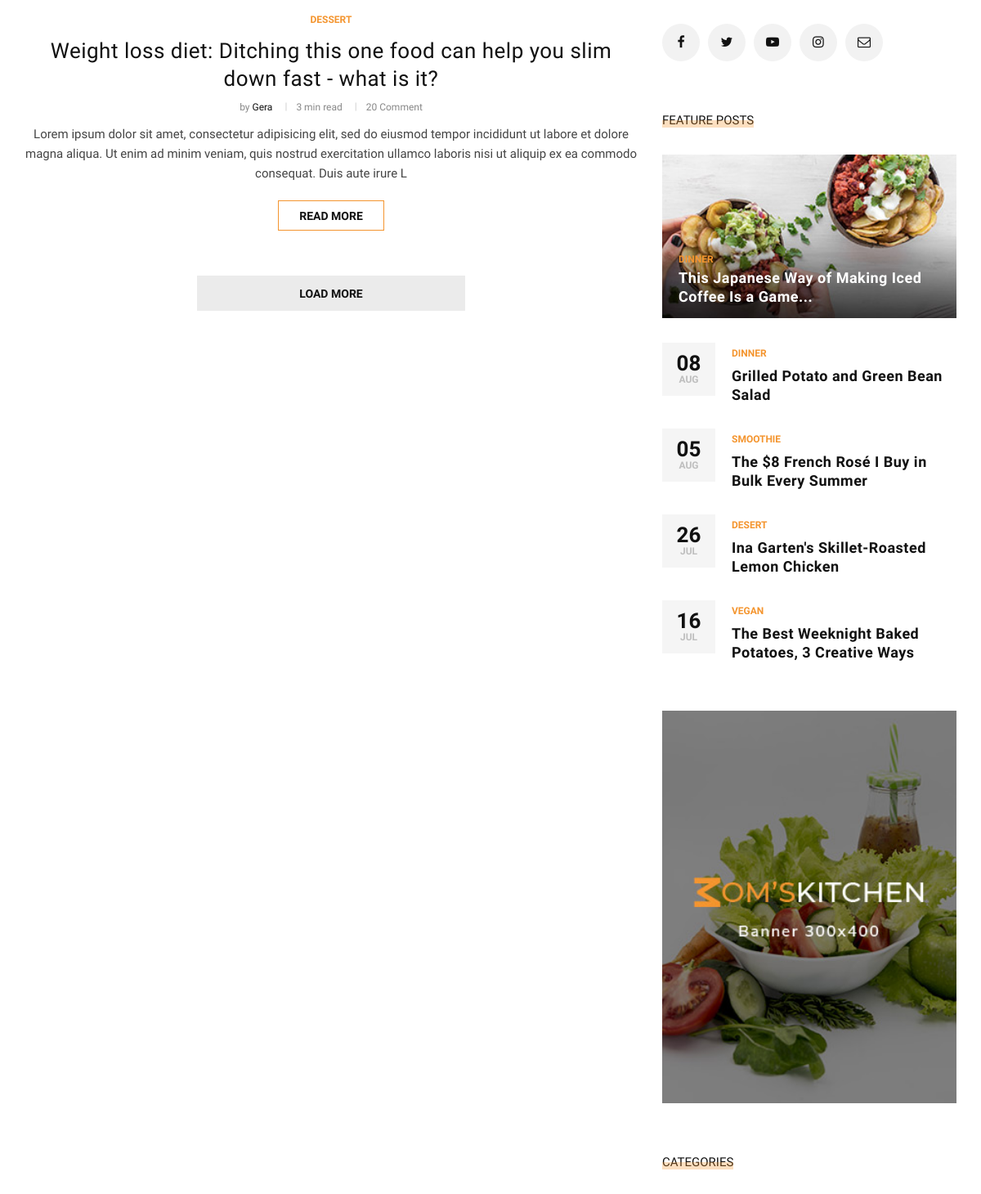
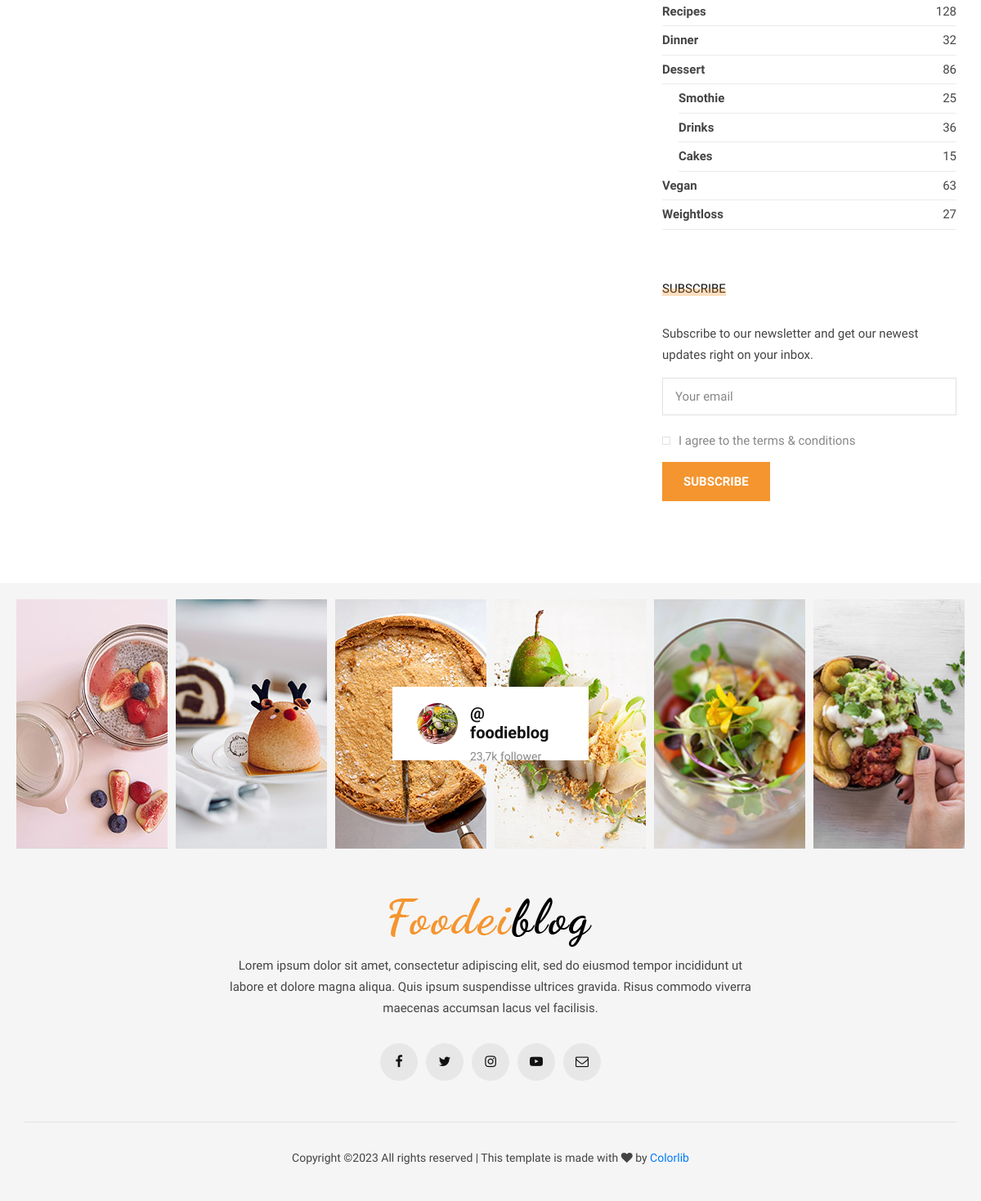
The app's page / (lower part), older data (2 pictures, top to bottom).
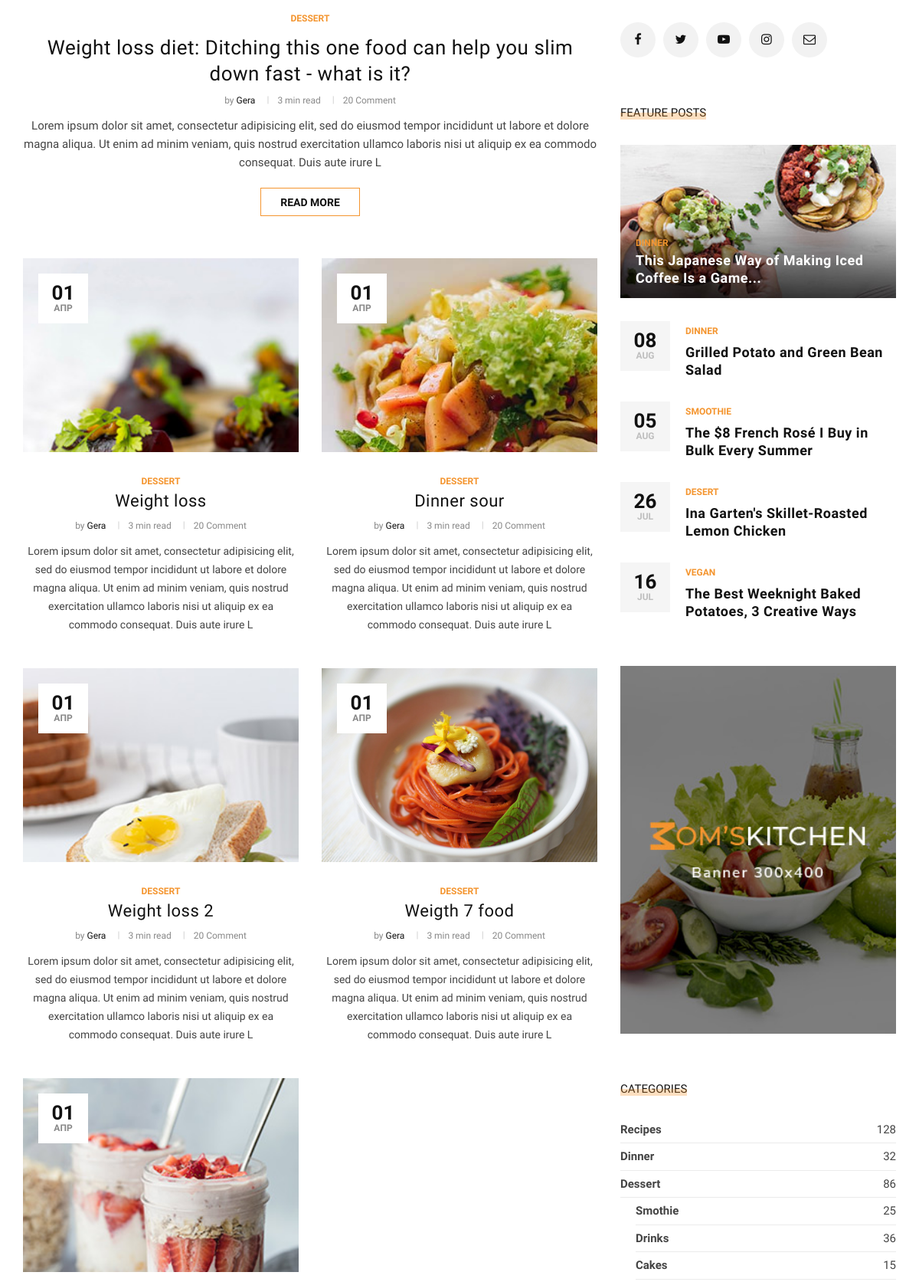
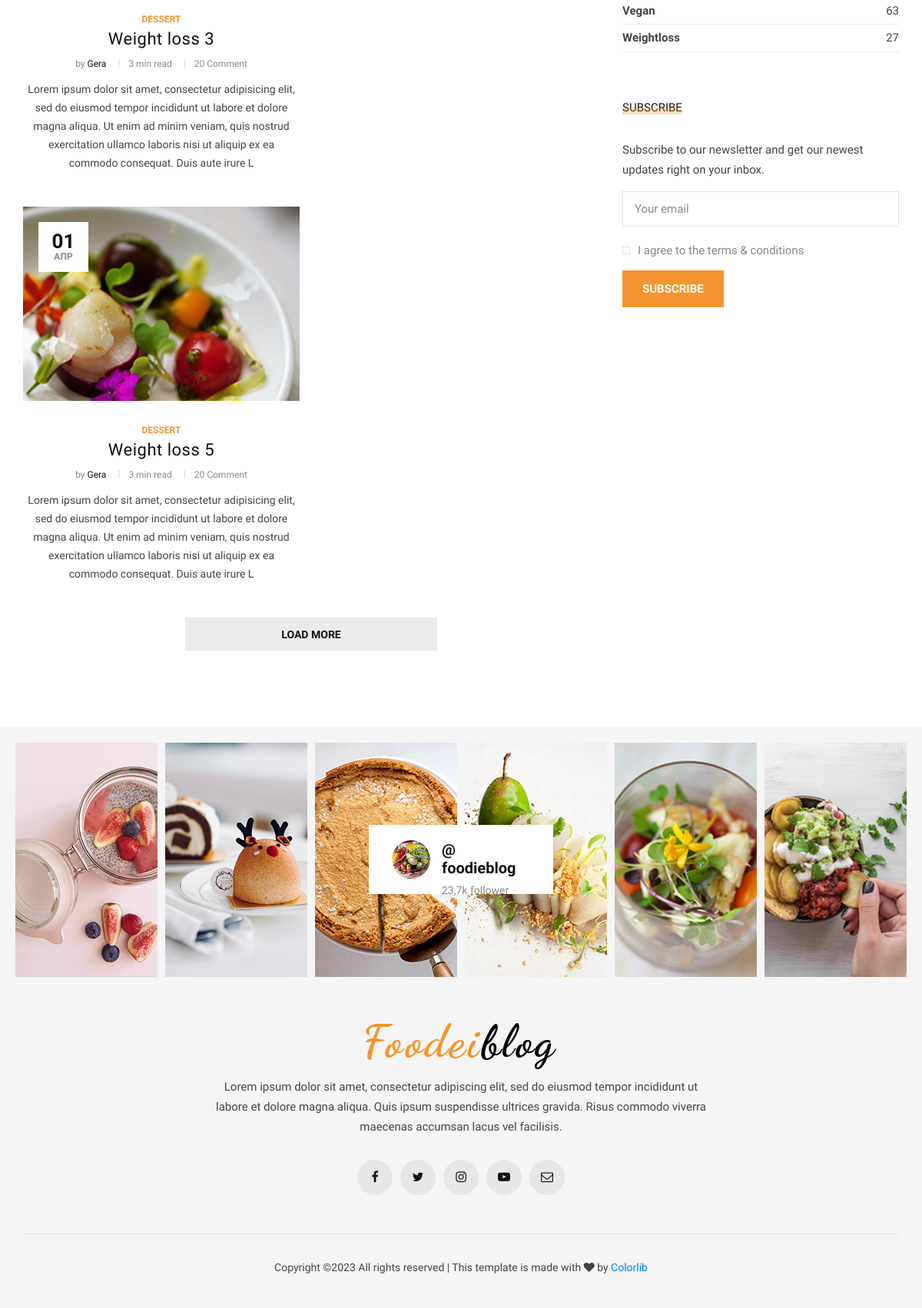
The same page, newer data (2 pictures, top to bottom).
### blog/models.py (models this page shows, shortened)
class Post(models.Model):
    author = models.ForeignKey(User, related_name="posts",on_delete=models.CASCADE)
    title = models.CharField(max_length=200)
    image = models.ImageField(upload_to='articles/')
    text = models.TextField()
    category = models.ForeignKey(
         Category,
         related_name="post",
         on_delete=models.SET_NULL,
         null=True
     )
    tags = models.ManyToManyField(Tag, related_name="post")
    create_at = models.DateTimeField(auto_now_add=True)
    slug = models.SlugField(max_length=200, default='', unique=True)
    def get_absolute_url(self):
        return reverse("post_single", kwargs={"slug": self.category.slug, "post_slug": self.slug})

class Category(MPTTModel):
    name = models.CharField(max_length=100)
    slug = models.SlugField(max_length=100)
    parent = TreeForeignKey(
        'self',
        related_name="children",
        on_delete=models.SET_NULL,
        null=True,
        blank=True
    )
    def __str__(self):
        return self.name
    class MPTTMeta:
        order_insertion_by = ['name']

### blog/views.py (the view)
# urls.py: path('', views.HomeView.as_view(), name="home"),
class HomeView(ListView):
    model = Post
    paginate_by = 9
    template_name = "blog/home.html"

### templates/blog/home.html (shortened to what this page needs)
{% extends 'base.html' %}
{% block content %}
    <section class="categories spad">
        <div class="categories__post">
            <div class="container">
                <div class="row">
                    <div class="col-lg-8 col-md-8">
                        {% for post in post_list %}
                            {% if forloop.first %}
                        <div class="categories__post__item categories__post__item--large">
                            <div class="categories__post__item__text">
                                <ul class="post__label--large">
                                    <li>{{ post.category }}</li>
                                </ul>
                                <h3><a href="{{post.get_absolute_url}}">{{ post.title }}</a></h3>
                                <ul class="post__widget">
                                    <li>by <span>{{ post.author }}</span></li>
                                    <li>3 min read</li>
                                    <li>20 Comment</li>
                                </ul>
                                <p>{{ post.text|slice:":250" }}</p>
                                <a href="{{post.get_absolute_url}}" class="primary-btn">Read more</a>
                            </div>
                        </div>
                        <div class="row">
                            {% endif %}
                        {% endfor %}
                         <div class="col-lg-6 col-md-6 col-sm-6">
                             {% for post in post_list %}
                                {% if forloop.counter <= 5 and forloop.counter > 1 %}
                                <div class="categories__post__item">
                                    <div class="categories__post__item__pic small__item set-bg"
                                        data-setbg="{{ post.image.url }}">
                                        <div class="post__meta">
                                            <h4>{{ post.create_at|date:"d" }}</h4>
                                             <span>{{ post.create_at|date:"M" }}</span>
                                        </div>
                                    </div>
                                    <div class="categories__post__item__text">
                                        <span class="post__label">{{ post.category }}</span>
                                <h3><a href="{{post.get_absolute_url}}">{{ post.title }}</a></h3>
                                        <ul class="post__widget">
                               <li>by <span>{{ post.author }}</span></li>
                                            <li>3 min read</li>
                                            <li>20 Comment</li>
                                        </ul>
                                        <p>{{ post.text|slice:":250" }}</p>
                                    </div>
                                </div>
                                {% endif %}
                             {% endfor %}
                         </div>
                            <div class="col-lg-6 col-md-6 col-sm-6">
                               {% for post in post_list %}
                              {% if forloop.counter > 5 %}
                                <div class="categories__post__item">
                                    <div class="categories__post__item__pic small__item set-bg"
                                        data-setbg="{{ post.image.url }}">
                                        <div class="post__meta">
                                            <h4>{{ post.create_at|date:"d" }}</h4>
                                             <span>{{ post.create_at|date:"M" }}</span>
                                        </div>
                                    </div>
                                    <div class="categories__post__item__text">
                                        <span class="post__label">{{ post.category }}</span>
                                <h3><a href="{{post.get_absolute_url}}">{{ post.title }}</a></h3>
                                        <ul class="post__widget">
                               <li>by <span>{{ post.author }}</span></li>
                                            <li>3 min read</li>
                                            <li>20 Comment</li>
                                        </ul>
                                        <p>{{ post.text|slice:":250" }}</p>
                                    </div>
                                </div>
                              {% endif %}
                               {% endfor %}
                            </div>
                        </div>
                            <div class="col-lg-12 text-center">
                                <div class="load__more__btn">
                                    <a href="#">Load more</a>
                                </div>
                            </div>
                    </div>
                    <div class="col-lg-4 col-md-4">
                        <div class="sidebar__item">
                            <div class="sidebar__follow__item">
                                <div class="sidebar__item__follow__links">
                                    <a href="#"><i class="fa fa-facebook"></i></a>
                                    <a href="#"><i class="fa fa-twitter"></i></a>
                                    <a href="#"><i class="fa fa-youtube-play"></i></a>
                                    <a href="#"><i class="fa fa-instagram"></i></a>
                                    <a href="#"><i class="fa fa-envelope-o"></i></a>
                                </div>
                            </div>
                            <div class="sidebar__feature__item">
                                <div class="sidebar__item__title">
                                    <h6>Feature Posts</h6>
                                </div>
                                <div class="sidebar__feature__item__large set-bg"
                                    data-setbg="img/sidebar/feature-post.jpg">
                                    <div class="sidebar__feature__item__large--text">
                                        <span>Dinner</span>
                                        <h5><a href="#">This Japanese Way of Making Iced Coffee Is a Game...</a></h5>
                                    </div>
                                </div>
                                <div class="sidebar__feature__item__list">
                                    <div class="sidebar__feature__item__list__single">
                                        <div class="post__meta">
                                            <h4>08</h4>
                                            <span>Aug</span>
                                        </div>
                                        <div class="post__text">
                                            <span>Dinner</span>
                                            <h5><a href="#">Grilled Potato and Green Bean Salad</a></h5>
                                        </div>
                                    </div>
                                    <div class="sidebar__feature__item__list__single">
                                        <div class="post__meta">
                                            <h4>05</h4>
                                            <span>Aug</span>
                                        </div>
                                        <div class="post__text">
                                            <span>Smoothie</span>
                                            <h5><a href="#">The $8 French Rosé I Buy in Bulk Every Summer</a></h5>
                                        </div>
                                    </div>
                                    <div class="sidebar__feature__item__list__single">
                                        <div class="post__meta">
                                            <h4>26</h4>
                                            <span>jul</span>
                                        </div>
                                        <div class="post__text">
                                            <span>Desert</span>
                                            <h5><a href="#">Ina Garten's Skillet-Roasted Lemon Chicken</a></h5>
                                        </div>
                                    </div>
                                    <div class="sidebar__feature__item__list__single">
                                        <div class="post__meta">
                                            <h4>16</h4>
                                            <span>jul</span>
                                        </div>
                                        <div class="post__text">
                                            <span>Vegan</span>
                                            <h5><a href="#">The Best Weeknight Baked Potatoes, 3 Creative Ways</a></h5>
                                        </div>
                                    </div>
                                </div>
                            </div>
                            <div class="sidebar__item__banner">
                                <img src="img/sidebar/banner.jpg" alt="">
                            </div>
                            <div class="sidebar__item__categories">
                                <div class="sidebar__item__title">
                                    <h6>Categories</h6>
                                </div>
                                <ul>
                                    <li><a href="#">Recipes <span>128</span></a></li>
                                    <li><a href="#">Dinner <span>32</span></a></li>
                                    <li><a href="#">Dessert <span>86</span></a></li>
                                    <li class="p-left"><a href="#">Smothie <span>25</span></a></li>
                                    <li class="p-left"><a href="#">Drinks <span>36</span></a></li>
                                    <li class="p-left"><a href="#">Cakes <span>15</span></a></li>
                                    <li><a href="#">Vegan <span>63</span></a></li>
                                    <li><a href="#">Weightloss <span>27</span></a></li>
                                </ul>
                            </div>
                            <div class="sidebar__subscribe__item">
                                <div class="sidebar__item__title">
                                    <h6>Subscribe</h6>
                                </div>
                                <p>Subscribe to our newsletter and get our newest updates right on your inbox.</p>
                                <form action="#">
                                    <input type="text" class="email-input" placeholder="Your email">
                                    <label for="s-agree-check">
                                        I agree to the terms & conditions
                                        <span class="checkmark"></span>
                                    </label>
                                    <button type="submit" class="site-btn">Subscribe</button>
                                </form>
                            </div>
                        </div>
                    </div>
                </div>
            </div>
        </div>
    </section>
{% endblock content %}

Row changes from the older to the newer data that the page shows:
added Post: shows a picture, create_at "01", create_at "АПР", category "DESSERT", title "Weight loss", author "Gera", text "Lorem ipsum dolor sit amet, consectetur adipisicing elit, sed do eiusmod tempor incididunt ut labore et dolore magna aliqua. Ut enim ad minim veniam, quis nostrud exercitation ullamco laboris nisi ut aliquip ex ea commodo consequat. Duis aute irure L"
added Post: shows a picture, create_at "01", create_at "АПР", category "DESSERT", title "Weight loss 2", author "Gera", text "Lorem ipsum dolor sit amet, consectetur adipisicing elit, sed do eiusmod tempor incididunt ut labore et dolore magna aliqua. Ut enim ad minim veniam, quis nostrud exercitation ullamco laboris nisi ut aliquip ex ea commodo consequat. Duis aute irure L"
added Post: shows a picture, create_at "01", create_at "АПР", category "DESSERT", title "Weight loss 3", author "Gera", text "Lorem ipsum dolor sit amet, consectetur adipisicing elit, sed do eiusmod tempor incididunt ut labore et dolore magna aliqua. Ut enim ad minim veniam, quis nostrud exercitation ullamco laboris nisi ut aliquip ex ea commodo consequat. Duis aute irure L"
added Post: shows a picture, create_at "01", create_at "АПР", category "DESSERT", title "Weight loss 5", author "Gera", text "Lorem ipsum dolor sit amet, consectetur adipisicing elit, sed do eiusmod tempor incididunt ut labore et dolore magna aliqua. Ut enim ad minim veniam, quis nostrud exercitation ullamco laboris nisi ut aliquip ex ea commodo consequat. Duis aute irure L"
added Post: shows a picture, create_at "01", create_at "АПР", category "DESSERT", title "Dinner sour", author "Gera", text "Lorem ipsum dolor sit amet, consectetur adipisicing elit, sed do eiusmod tempor incididunt ut labore et dolore magna aliqua. Ut enim ad minim veniam, quis nostrud exercitation ullamco laboris nisi ut aliquip ex ea commodo consequat. Duis aute irure L"
added Post: shows a picture, create_at "01", create_at "АПР", category "DESSERT", title "Weigth 7 food", author "Gera", text "Lorem ipsum dolor sit amet, consectetur adipisicing elit, sed do eiusmod tempor incididunt ut labore et dolore magna aliqua. Ut enim ad minim veniam, quis nostrud exercitation ullamco laboris nisi ut aliquip ex ea commodo consequat. Duis aute irure L"
